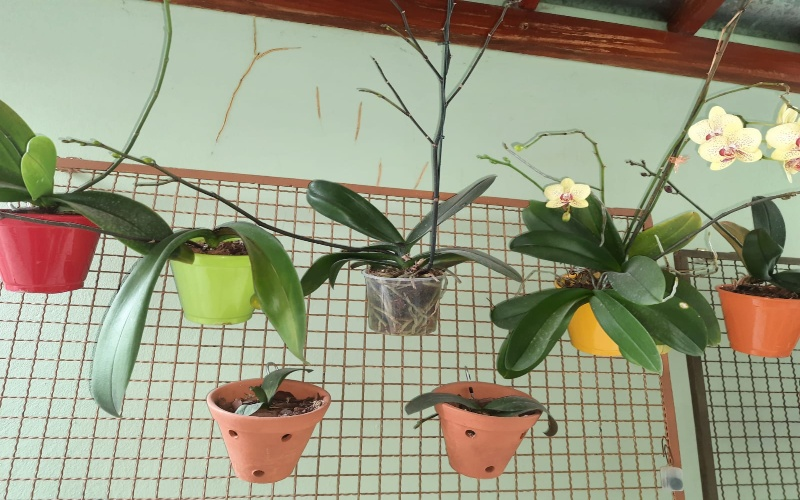
#> input picture 2021-16-08/Imagens/Planta.jpg, 800 x 500 px, found by its file name
$ python DetectPlanta.py
#> lines starting #> are read from the running program, lines starting #| are printed output that depends on the picture; after the words box and inside, x2 and y2 are one past the last pixel; in counts of white or black regions, pixels touching at a corner belong together
import cv2 as cv
import numpy as np

img = cv.imread('C:\\Codes\\ifsp_ic_julio\\2021-16-08\\Imagens\\Planta.jpg')
#> img is the input picture: shape (500, 800, 3); mean B, G, R 129.1, 154.3, 153
lower_green = np.array([27,53,37])
upper_green = np.array([37,105,77])
mask = cv.inRange(img,lower_green,upper_green)
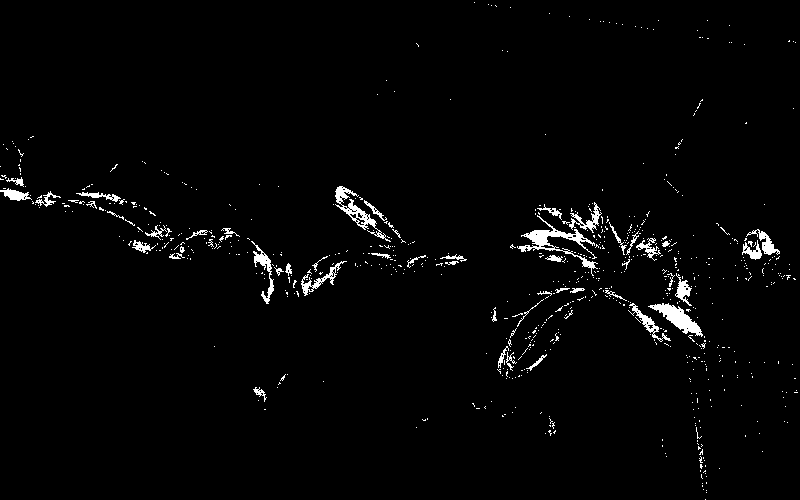
#> mask: shape (500, 800); 2.1% white; 732 white regions (682 under 20 px)

conts,_ = cv.findContours(mask,cv.RETR_TREE,cv.CHAIN_APPROX_NONE)
#> conts = 900 contours, 861 with area under 20; largest, box (x1, y1, x2, y2) and area: (517, 215, 598, 276) 710, (648, 303, 703, 337) 607, (335, 186, 391, 242) 562, (251, 241, 274, 304) 266, (301, 261, 347, 296) 259
for cnt in conts:
    cv.drawContours(img,conts,-1,(0,0,255),3)
    if upper_green.any():
        print("Deu certo?")
    else:
        print("Deu errado?")
#> this loop made 900 passes
#> cnt on passes 1 to 3: [[705, 499]], [[706, 492]], [[706, 490]]
#| Deu certo?
#| Deu certo?
#| Deu certo?
#| Deu certo?
#| Deu certo?
#| Deu certo?
#| Deu certo?
#| Deu certo?
#> (further printed lines are left out)
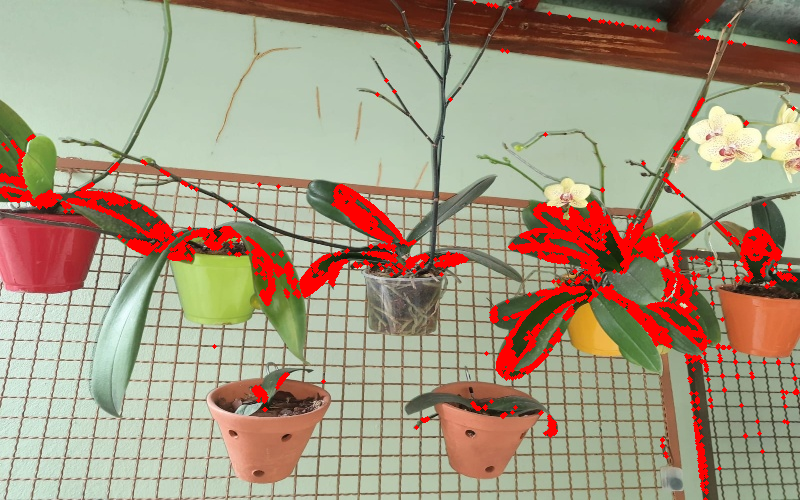
#> img: shape (500, 800, 3); 6.27% of pixels changed, all inside (x1, y1, x2, y2) = (0, 0, 800, 500)

cv.imshow("Imagem",img)
cv.imshow("Mask",mask)
cv.waitKey(0)
